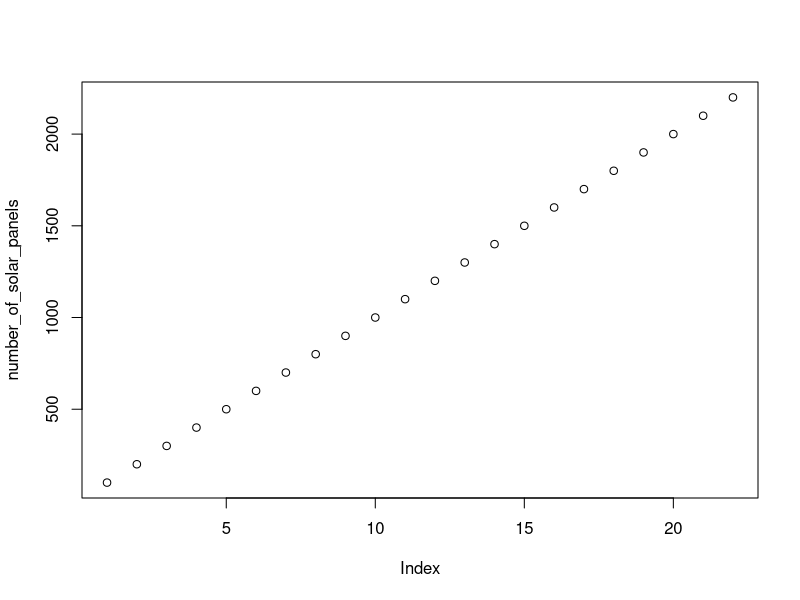
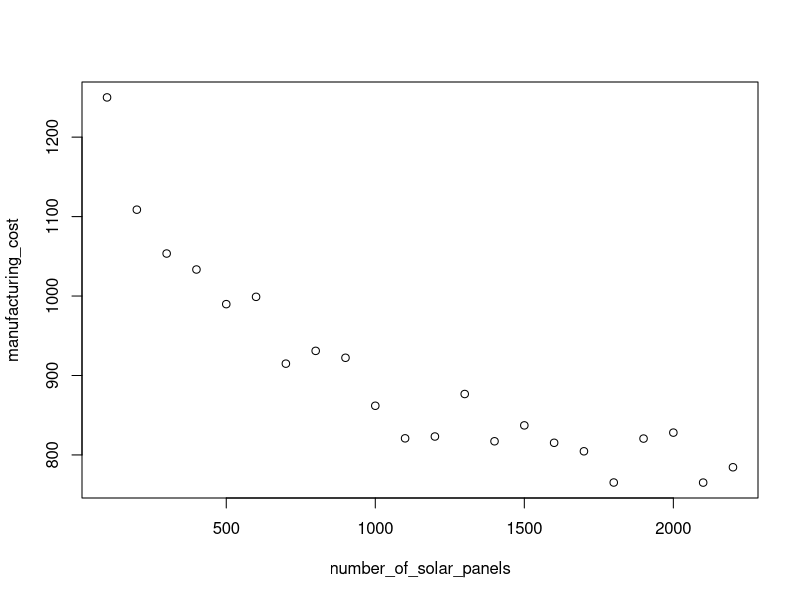
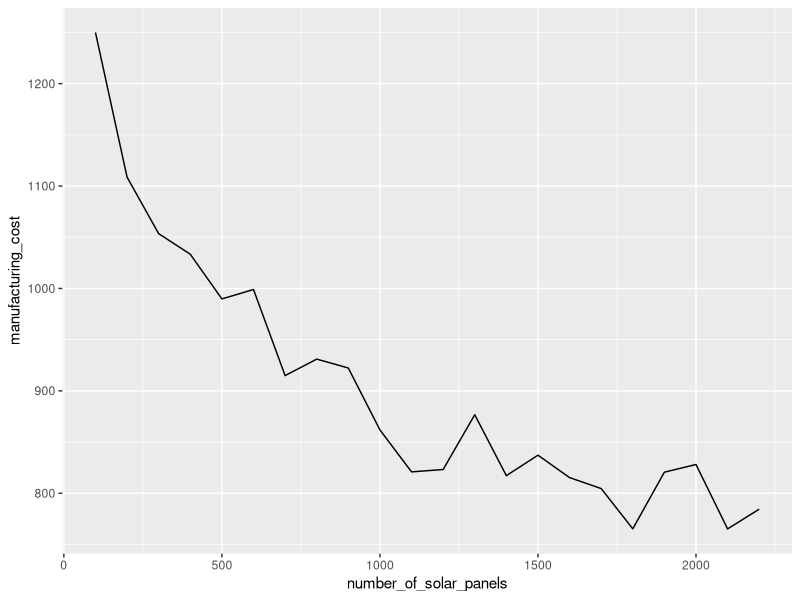
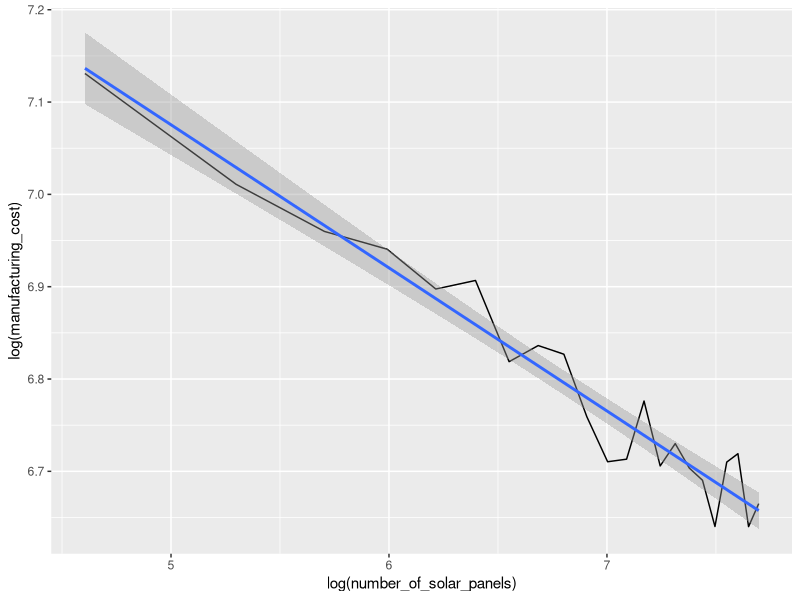
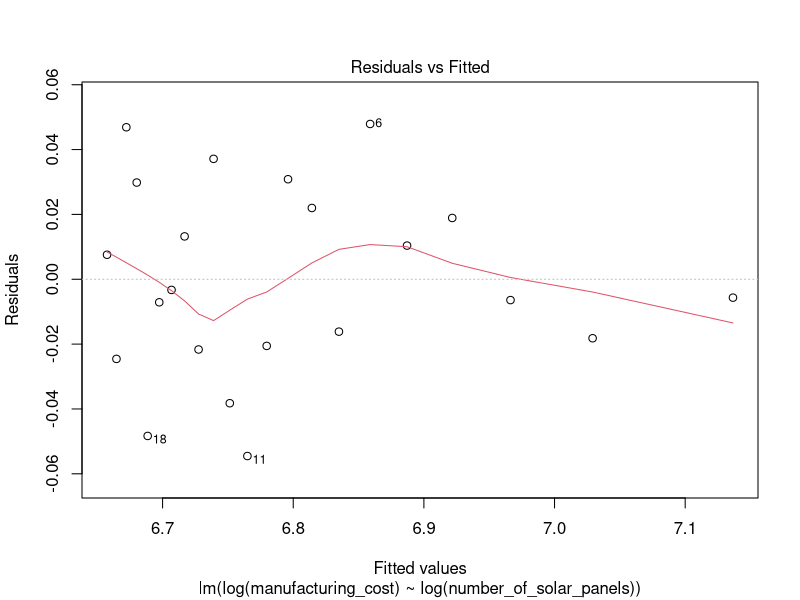
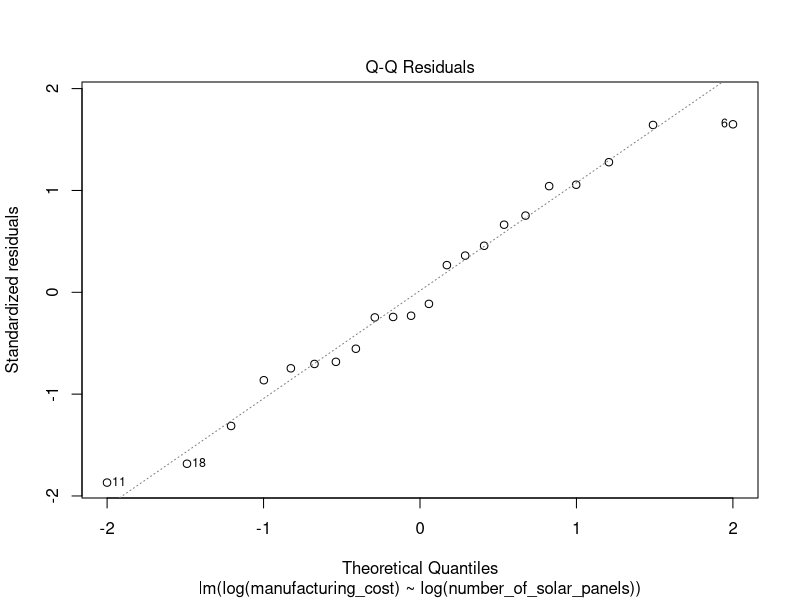
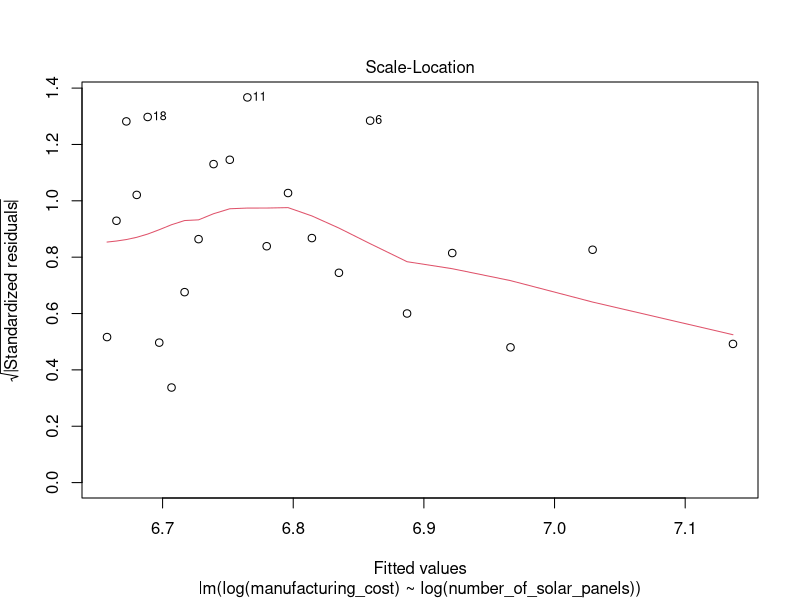
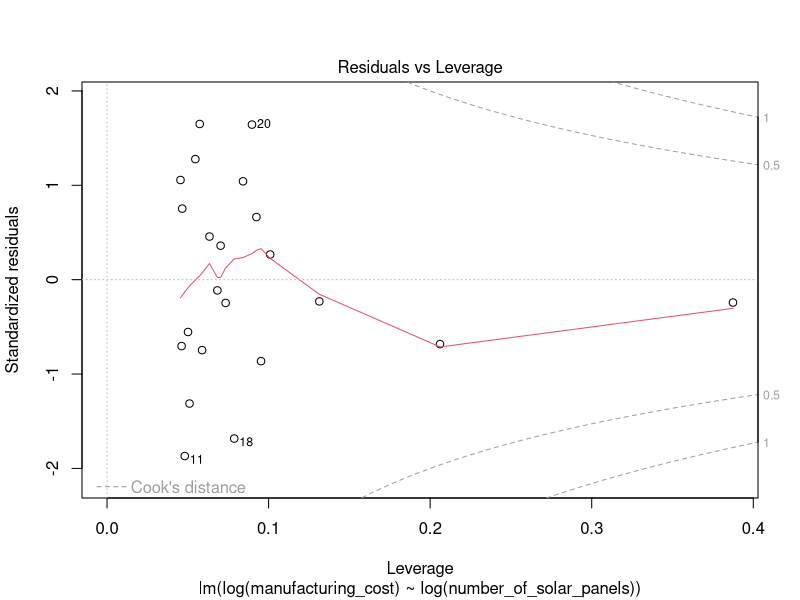

The R script that drew these images, in order:
## ---- chunk 1
knitr::opts_chunk$set(echo = TRUE)
## ---- chunk 2
library(data.table)
library(ggplot2)

## ---- chunk 3
sol_panels <- fread("Case_Stud_I.csv", sep = ",", header = T)


attach(sol_panels)
plot(number_of_solar_panels)
plot(number_of_solar_panels, manufacturing_cost)

exp_curve <- ggplot(data = sol_panels, aes(x= number_of_solar_panels, y = manufacturing_cost)) + geom_line()

exp_curve
## ---- chunk 4
exp_curve_log <- ggplot(data = sol_panels, aes(x= log(number_of_solar_panels), y = log(manufacturing_cost))) +
  geom_line() +
  stat_smooth(method = "lm")
exp_curve_log

## ---- chunk 5
predict = lm(log(manufacturing_cost) ~log(number_of_solar_panels), data = sol_panels)
plot(predict)

summary(predict)

## ---- chunk 6
predict$coefficients

lr = 2^predict$coefficients[2]
lr
1-lr
learn_rate = 1 - exp(log(2)*predict$coefficients[2])

print(learn_rate)
## ---- chunk 7
# set A and B

A <- predict$coefficients[1]
A <- as.numeric(exp(A))
print(A)

B <- as.numeric(predict$coefficients[2])
print(B)

pred_cost_table <- data.frame("Production_Amount" = seq(100, 5000, 100))

pred_cost_table["Pred_Cost"] <- (pred_cost_table$Production_Amount ^ B)*A

mean_cost <- mean(pred_cost_table[47:50, "Pred_Cost"])
mean_cost
## ---- chunk 8
pred_cost_plot <- ggplot() +
  geom_point(data = sol_panels, aes(x= number_of_solar_panels, y = manufacturing_cost)) +
  geom_line(data = pred_cost_table, aes(x= Production_Amount, y = Pred_Cost, color = "red"))
pred_cost_plot

pred_sd <- sd(sol_panels$manufacturing_cost)

pred_cost_table["Lower_Bound"] <- pred_cost_table$Pred_Cost - pred_sd * 1.96
pred_cost_table["Upper_Bound"] <- pred_cost_table$Pred_Cost + pred_sd * 1.96



pred_cost_plot_CI <- ggplot(data = pred_cost_table) +
  geom_line(aes(x= Production_Amount, y = Pred_Cost, color = "red"))+
  geom_line(aes(x= Production_Amount, y = Upper_Bound, color = "blue"))+
  geom_line(aes(x= Production_Amount, y = Lower_Bound, color = "blue"))

pred_cost_plot_CI
## ---- chunk 9
CI = confint(predict)
CI

b_upper = CI[2,2]
b_lower = CI [2,1]


pred_cost_table["Lower_Bound"] <- A*(pred_cost_table$Production_Amount^b_upper)
pred_cost_table["Upper_Bound"] <- A*(pred_cost_table$Production_Amount^b_lower)

